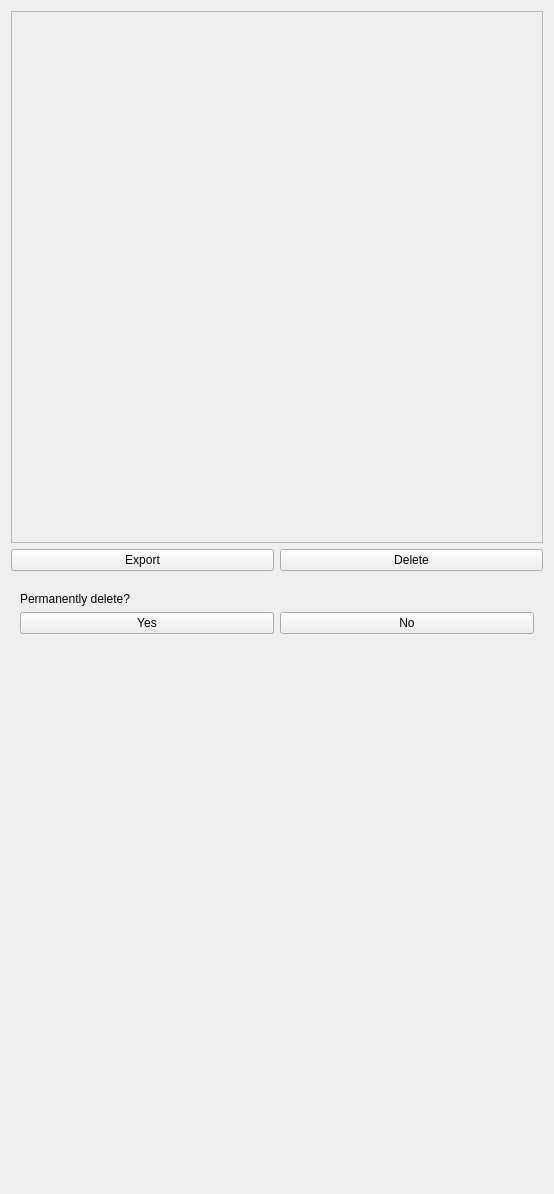
<?xml version="1.0" encoding="UTF-8"?>
<ui version="4.0">
 <class>standard_video_widget</class>
 <widget class="QWidget" name="standard_video_widget">
  <property name="geometry">
   <rect>
    <x>0</x>
    <y>0</y>
    <width>552</width>
    <height>1194</height>
   </rect>
  </property>
  <property name="maximumSize">
   <size>
    <width>552</width>
    <height>16777215</height>
   </size>
  </property>
  <property name="windowTitle">
   <string>Form</string>
  </property>
  <layout class="QGridLayout" name="gridLayout_2">
   <item row="5" column="0">
    <spacer name="verticalSpacer_2">
     <property name="orientation">
      <enum>Qt::Vertical</enum>
     </property>
     <property name="sizeHint" stdset="0">
      <size>
       <width>20</width>
       <height>40</height>
      </size>
     </property>
    </spacer>
   </item>
   <item row="0" column="0">
    <layout class="QVBoxLayout" name="verticalLayout">
     <item>
      <widget class="QFrame" name="image_frame">
       <property name="sizePolicy">
        <sizepolicy hsizetype="Preferred" vsizetype="Preferred">
         <horstretch>0</horstretch>
         <verstretch>0</verstretch>
        </sizepolicy>
       </property>
       <property name="minimumSize">
        <size>
         <width>532</width>
         <height>532</height>
        </size>
       </property>
       <property name="maximumSize">
        <size>
         <width>532</width>
         <height>532</height>
        </size>
       </property>
       <property name="acceptDrops">
        <bool>true</bool>
       </property>
       <property name="frameShape">
        <enum>QFrame::StyledPanel</enum>
       </property>
       <property name="frameShadow">
        <enum>QFrame::Raised</enum>
       </property>
      </widget>
     </item>
     <item>
      <widget class="QWidget" name="controls_container" native="true">
       <layout class="QHBoxLayout" name="horizontalLayout">
        <property name="leftMargin">
         <number>0</number>
        </property>
        <property name="topMargin">
         <number>0</number>
        </property>
        <property name="rightMargin">
         <number>0</number>
        </property>
        <property name="bottomMargin">
         <number>0</number>
        </property>
        <item>
         <widget class="QPushButton" name="pushButton_7">
          <property name="cursor">
           <cursorShape>PointingHandCursor</cursorShape>
          </property>
          <property name="text">
           <string>Export</string>
          </property>
         </widget>
        </item>
        <item>
         <widget class="QPushButton" name="pushButton">
          <property name="cursor">
           <cursorShape>PointingHandCursor</cursorShape>
          </property>
          <property name="toolTip">
           <string>Permanently delete this image</string>
          </property>
          <property name="text">
           <string>Delete</string>
          </property>
         </widget>
        </item>
       </layout>
      </widget>
     </item>
     <item>
      <widget class="QWidget" name="delete_confirmation" native="true">
       <layout class="QGridLayout" name="gridLayout">
        <item row="3" column="0" colspan="2">
         <widget class="QLabel" name="label">
          <property name="text">
           <string>Permanently delete?</string>
          </property>
         </widget>
        </item>
        <item row="0" column="0" colspan="2">
         <widget class="QWidget" name="button_container" native="true">
          <layout class="QHBoxLayout" name="buttons">
           <property name="leftMargin">
            <number>0</number>
           </property>
           <property name="topMargin">
            <number>0</number>
           </property>
           <property name="rightMargin">
            <number>0</number>
           </property>
           <property name="bottomMargin">
            <number>0</number>
           </property>
          </layout>
         </widget>
        </item>
        <item row="4" column="0">
         <widget class="QPushButton" name="pushButton_5">
          <property name="cursor">
           <cursorShape>PointingHandCursor</cursorShape>
          </property>
          <property name="text">
           <string>Yes</string>
          </property>
         </widget>
        </item>
        <item row="4" column="1">
         <widget class="QPushButton" name="pushButton_6">
          <property name="cursor">
           <cursorShape>PointingHandCursor</cursorShape>
          </property>
          <property name="text">
           <string>No</string>
          </property>
         </widget>
        </item>
       </layout>
      </widget>
     </item>
    </layout>
   </item>
  </layout>
 </widget>
 <resources/>
 <connections>
  <connection>
   <sender>pushButton_5</sender>
   <signal>clicked()</signal>
   <receiver>standard_video_widget</receiver>
   <slot>confirm_delete()</slot>
   <hints>
    <hint type="sourcelabel">
     <x>240</x>
     <y>919</y>
    </hint>
    <hint type="destinationlabel">
     <x>237</x>
     <y>0</y>
    </hint>
   </hints>
  </connection>
  <connection>
   <sender>pushButton_6</sender>
   <signal>clicked()</signal>
   <receiver>standard_video_widget</receiver>
   <slot>cancel_delete()</slot>
   <hints>
    <hint type="sourcelabel">
     <x>533</x>
     <y>919</y>
    </hint>
    <hint type="destinationlabel">
     <x>368</x>
     <y>0</y>
    </hint>
   </hints>
  </connection>
  <connection>
   <sender>pushButton</sender>
   <signal>clicked()</signal>
   <receiver>standard_video_widget</receiver>
   <slot>delete_image()</slot>
   <hints>
    <hint type="sourcelabel">
     <x>326</x>
     <y>572</y>
    </hint>
    <hint type="destinationlabel">
     <x>310</x>
     <y>0</y>
    </hint>
   </hints>
  </connection>
  <connection>
   <sender>pushButton_7</sender>
   <signal>clicked()</signal>
   <receiver>standard_video_widget</receiver>
   <slot>export_image()</slot>
   <hints>
    <hint type="sourcelabel">
     <x>218</x>
     <y>572</y>
    </hint>
    <hint type="destinationlabel">
     <x>467</x>
     <y>0</y>
    </hint>
   </hints>
  </connection>
 </connections>
 <slots>
  <slot>image_to_canvas()</slot>
  <slot>similar_image()</slot>
  <slot>variant_image()</slot>
  <slot>delete_image()</slot>
  <slot>similar_batch()</slot>
  <slot>confirm_delete()</slot>
  <slot>cancel_delete()</slot>
  <slot>export_image()</slot>
 </slots>
</ui>
